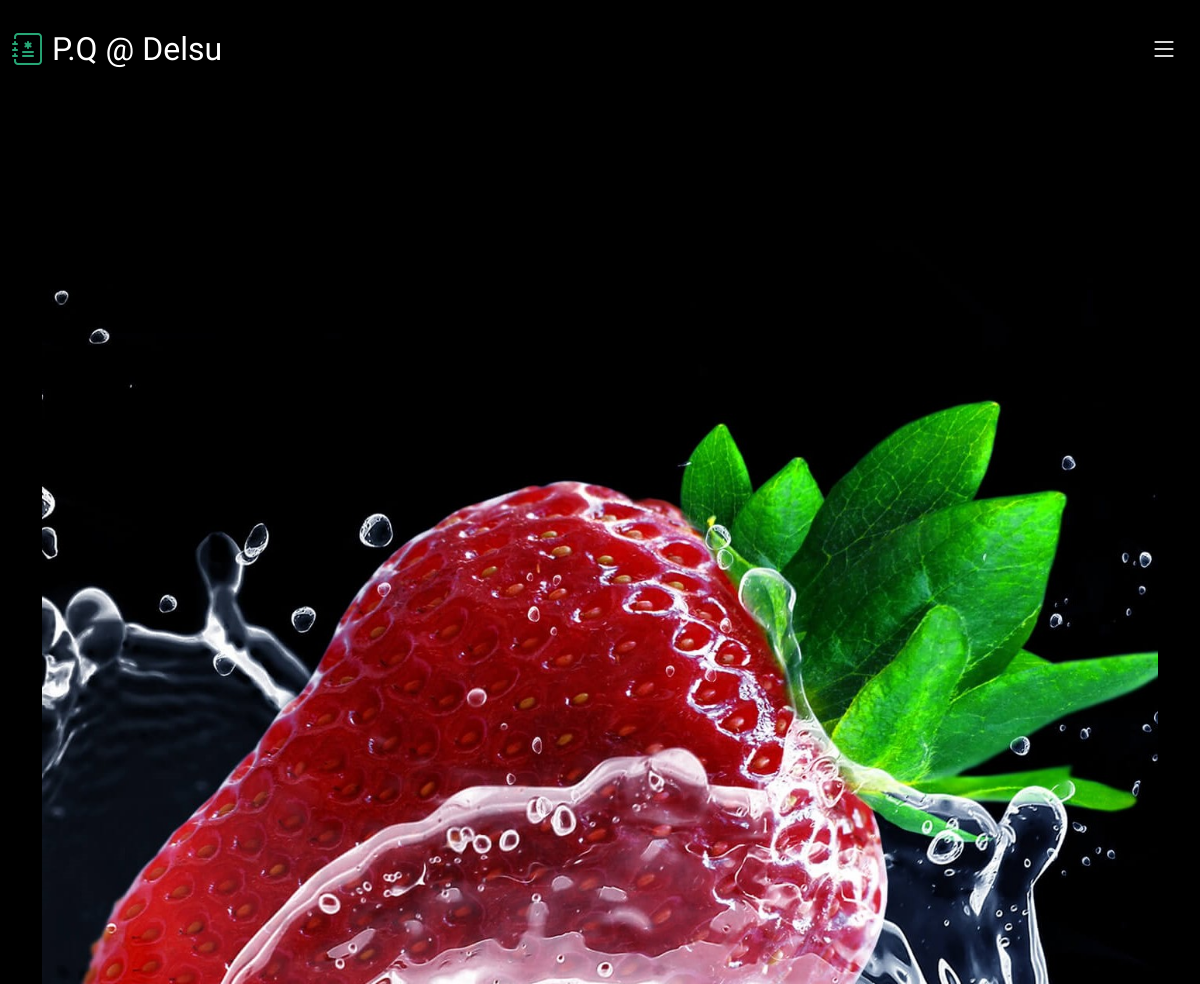
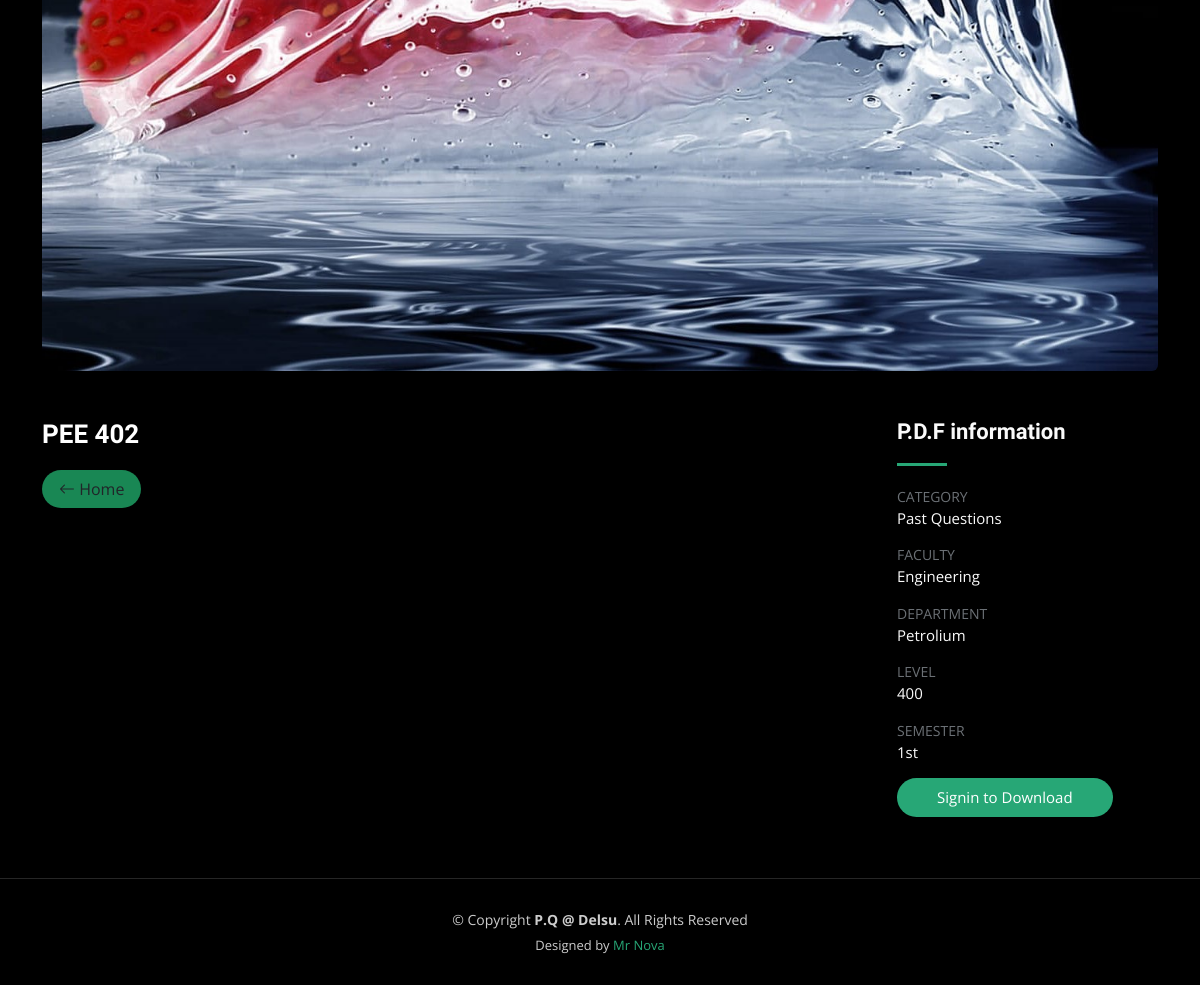
Screenshot of /docs/item/4/ with the database file from the repository (2 pictures, top to bottom).
### docs/models.py (models this page shows, shortened)
class Item(models.Model):
    title = models.CharField(max_length=255)
    category = models.ForeignKey(Category, null=True, blank=True, on_delete=models.CASCADE, related_name='items')
    faculty = models.ForeignKey(Faculty, on_delete=models.CASCADE, related_name='items')
    department = models.ForeignKey(Department, on_delete=models.CASCADE, related_name='items')
    level = models.ForeignKey(Level, on_delete=models.CASCADE, related_name='items')
    semester = models.ForeignKey(Semester, on_delete=models.CASCADE, related_name='items')
    description = models.TextField(blank=True, null=True)
    image = models.ImageField(upload_to='PQ_images', blank=True, null=True)
    file = models.FileField(upload_to='PQ_files', blank=True)
    uploaded_on = models.DateTimeField(auto_now_add=True, null=True, blank=True)

class Category(models.Model):
    name = models.CharField(max_length=255)
    class Meta:
        ordering = ('name',)
        verbose_name_plural = 'Categories'
    def __str__(self):
        return self.name

class Faculty(models.Model):
    name = models.CharField(max_length=255)
    class Meta:
        ordering = ('name',)
        verbose_name_plural = 'Faculties'
    def __str__(self):
        return self.name

class Department(models.Model):
    name = models.CharField(max_length=255)
    def __str__(self):
        return self.name

class Level(models.Model):
    name = models.CharField(max_length=255)
    def __str__(self):
        return self.name

class Semester(models.Model):
    name = models.CharField(max_length=255)
    def __str__(self):
        return self.name

### docs/views.py (the view)
# urls.py: path('item/<int:pk>/', views.details, name='details'),
def details(request, pk):
    item = get_object_or_404(Item, pk=pk)
    return render(request, 'details.html',{
        'item': item,
    })

### docs/templates/details.html (shortened to what this page needs)
{% extends 'base.html' %}
{% block content %}
{% load static %}
  <main id="main" data-aos="fade" data-aos-delay="1500">
    <div class="page-header d-flex align-items-center">
    </div>
    <section id="gallery-single" class="gallery-single">
      <div class="container">
        <div class="">
          <img src="
          {% if item.image %}
            {{ item.image.url }}
          {% else %}
            #
          {% endif %}
        " class="img-fluid rounded" alt="">
        </div>
        <div class="row justify-content-between gy-4 mt-4">
          <div class="col-lg-8">
            <div class="portfolio-description">
              <h2>{{ item.title }}</h2>
              <a class="btn rounded-pill px-3 bg-success" href="{% url 'index' %}"><i class="bi bi-arrow-left"></i> Home</a>
            </div>
          </div>
          <div class="col-lg-3">
            <div class="portfolio-info">
              <h3>P.D.F information</h3>
              <ul>
                <li><strong>Category</strong> <span>{{ item.category }}</span></li>
                <li><strong>Faculty</strong> <span>{{ item.faculty }}</span></li>
                <li><strong>Department</strong> <span>{{ item.department }}</span></li>
                <li><strong>Level</strong><span>{{ item.level }}</span></li>
                <li><strong>Semester</strong><span>{{ item.semester }}</span></li>
                {% if user.is_authenticated %}
                  <li><a href="
                    {% if item.file %}
                      {{ item.file.url }}
                    {% else %}
                      #{% comment %} {% url 'home:no_file' %} {% endcomment %}
                    {% endif %}
                    " download class="btn-visit align-self-start">Download P.D.F <i class="bi bi-download"></i></a></li>
                {% else %}
                  <li><a href="{% url 'home:signin' %}" class="btn-visit align-self-start">Signin to Download</a></li>
                {% endif %}
              </ul>
            </div>
          </div>
        </div>
      </div>
    </section>
  </main>
{% endblock %}

### static/css/main.css (style rules this page uses)
:root { --font-default: "Open Sans", system-ui, -apple-system, "Segoe UI", Roboto, "Helvetica Neue", Arial, "Noto Sans", "Liberation Sans", sans-serif, "Apple Color Emoji", "Segoe UI Emoji", "Segoe UI Symbol", "Noto Color Emoji"; --font-primary: "Inter", sans-serif; --font-secondary: "Cardo", sans-serif; }
:root { --color-default: #fafafa; --color-primary: #27a776; --color-secondary: #161718; }
:root { scroll-behavior: smooth; }
body { font-family: var(--font-default); color: var(--color-default); background-color: #000; }
a { color: var(--color-primary); text-decoration: none; }
h1, h2, h3, h4, h5, h6 { font-family: var(--font-primary); }
.page-header { padding: 120px 0 60px 0; min-height: 30vh; position: relative; }
.gallery-single .portfolio-info h3 { font-size: 22px; font-weight: 700; margin-bottom: 20px; padding-bottom: 20px; position: relative; font-family: var(--font-secondary); }
.gallery-single .portfolio-info h3:after { content: ""; position: absolute; display: block; width: 50px; height: 3px; background: var(--color-primary); left: 0; bottom: 0; }
.gallery-single .portfolio-info ul { list-style: none; padding: 0; font-size: 15px; }
.gallery-single .portfolio-info ul li { display: flex; flex-direction: column; padding-bottom: 15px; }
.gallery-single .portfolio-info ul strong { text-transform: uppercase; font-weight: 400; color: #6b7075; font-size: 14px; }
.gallery-single .portfolio-info .btn-visit { padding: 8px 40px; background: var(--color-primary); color: #fff; border-radius: 50px; transition: 0.3s; }
.gallery-single .portfolio-description h2 { font-size: 26px; font-weight: 700; margin-bottom: 20px; color: #fff; font-family: var(--font-secondary); }

### rows the page displays
Item: image (picture), title "PEE 402", category "Past Questions", faculty "Engineering", department "Petrolium", level "400", semester "1st"
